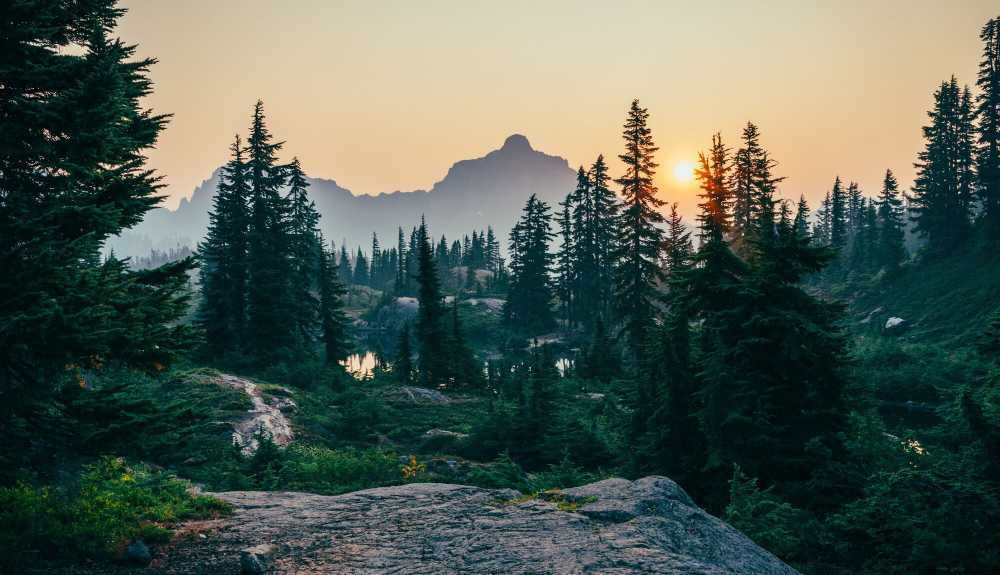
#> input picture photos/forest.jpg, 2000 x 1150 px, found by its file name (shown at 1/2 size)
$ python transformations.py
#> lines starting #> are read from the running program, lines starting #| are printed output that depends on the picture
import cv2 as cv
import numpy as np
import matplotlib.pyplot as plt

img = cv.imread('photos/forest.jpg', 0)
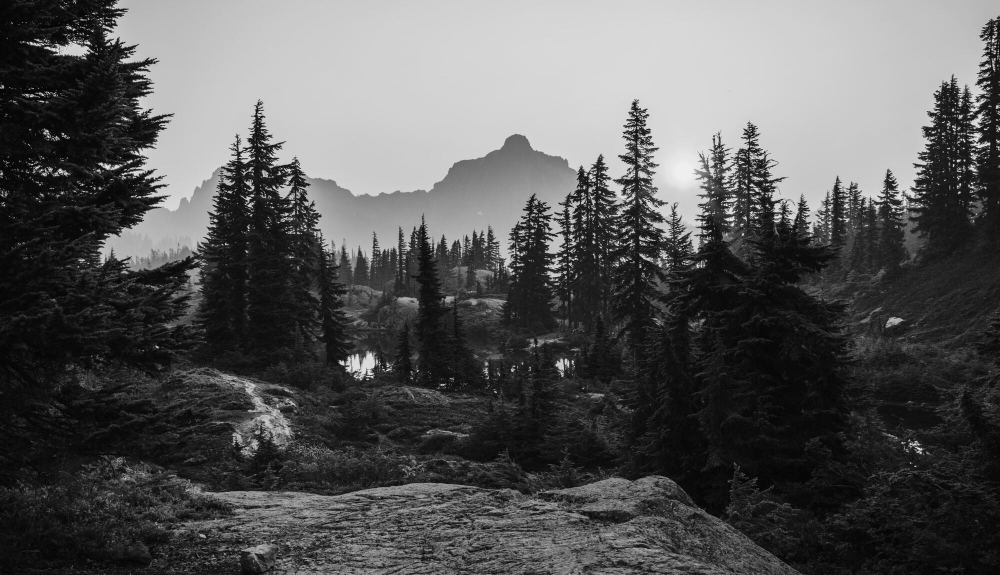
#> img: shape (1150, 2000) (shown at 1/2 size); min 0, max 255, mean 87.4
rows,cols = img.shape
#> rows = 1150; cols = 2000

#Main interpolation methods: cv.INTER_AREA, cv.INTER_CUBIC and cv.INTER_LINEAR
res = cv.resize(img, None, fx=0.5, fy=0.5, interpolation=cv.INTER_CUBIC)
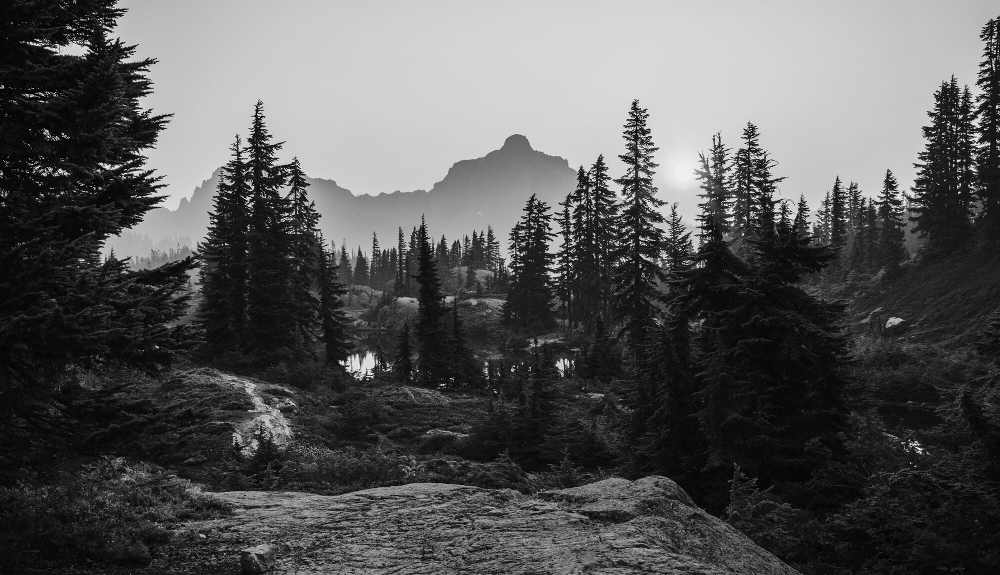
#> res: shape (575, 1000); min 0, max 255, mean 87.4

#Translates object's location
M = np.float32([[1,0,100],[0,1,50]])
dst = cv.warpAffine(img,M,(cols,rows))
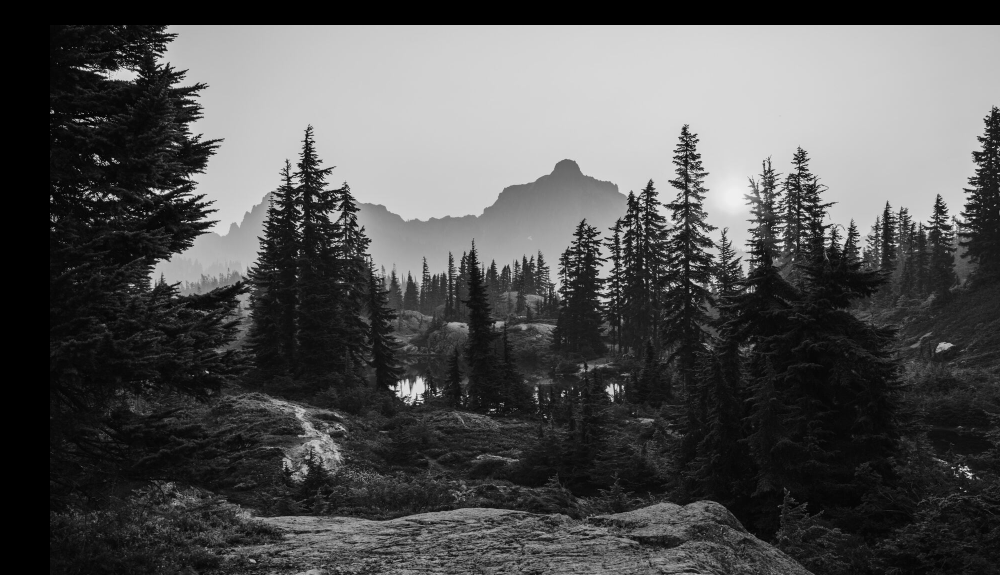
#> dst: shape (1150, 2000) (shown at 1/2 size); min 0, max 255, mean 82.4

#Rotates an image, cols-1 and rows-1 are coordinate limits
M = cv.getRotationMatrix2D(((cols-1)/2.0,(rows-1)/2.0),90,1)
rot = cv.warpAffine(img,M,(cols,rows))
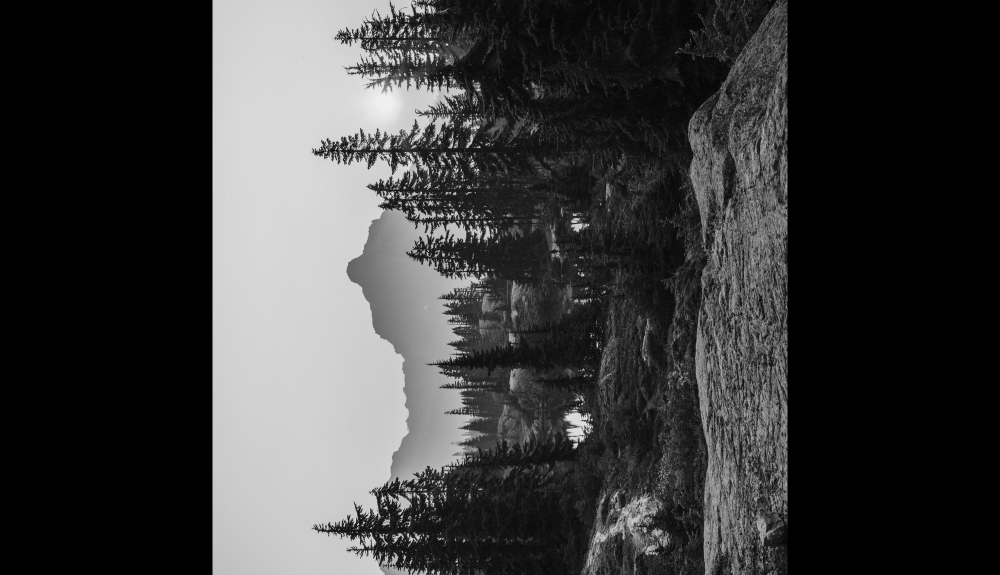
#> rot: shape (1150, 2000) (shown at 1/2 size); min 0, max 255, mean 59.3

#Perspective change, create an image with the output as a matrix.
pts1 = np.float32([[56,65],[368,52],[28,387],[389,390]])
pts2 = np.float32([[0,0],[300,0],[0,300],[300,300]])
M = cv.getPerspectiveTransform(pts1,pts2)
dst = cv.warpPerspective(img,M,(300,300))
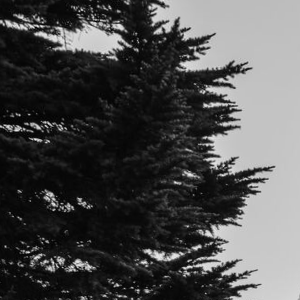
#> dst: shape (300, 300); min 0, max 242, mean 77
plt.subplot(121),plt.imshow(img),plt.title('Input')
plt.subplot(122),plt.imshow(dst),plt.title('Output')
plt.show()

cv.imshow('Resized Image', res)
cv.imshow('Translated',dst)
cv.imshow('Rotated', rot)


cv.waitKey(0)

$ run again, with photos/city.jpg copied over photos/forest.jpg
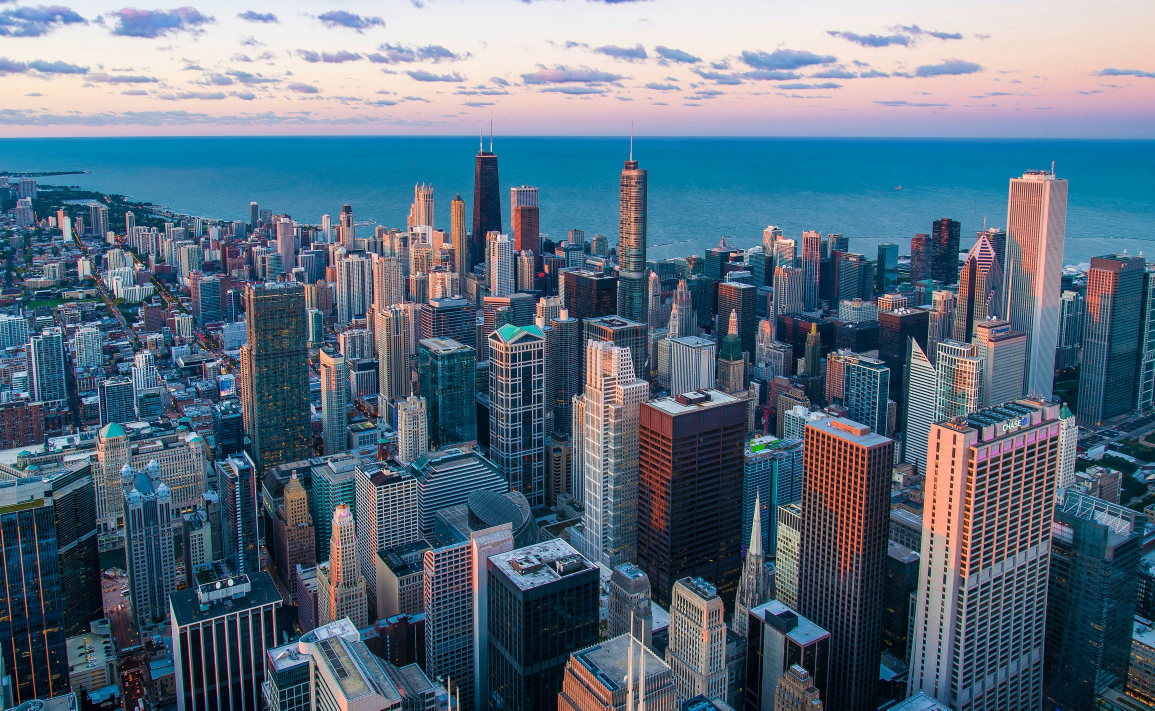
#> input picture photos/city.jpg, 3465 x 2131 px, found by its file name (shown at 1/3 size)
#> `rot = cv.warpAffine(img,M,(cols,rows))`:
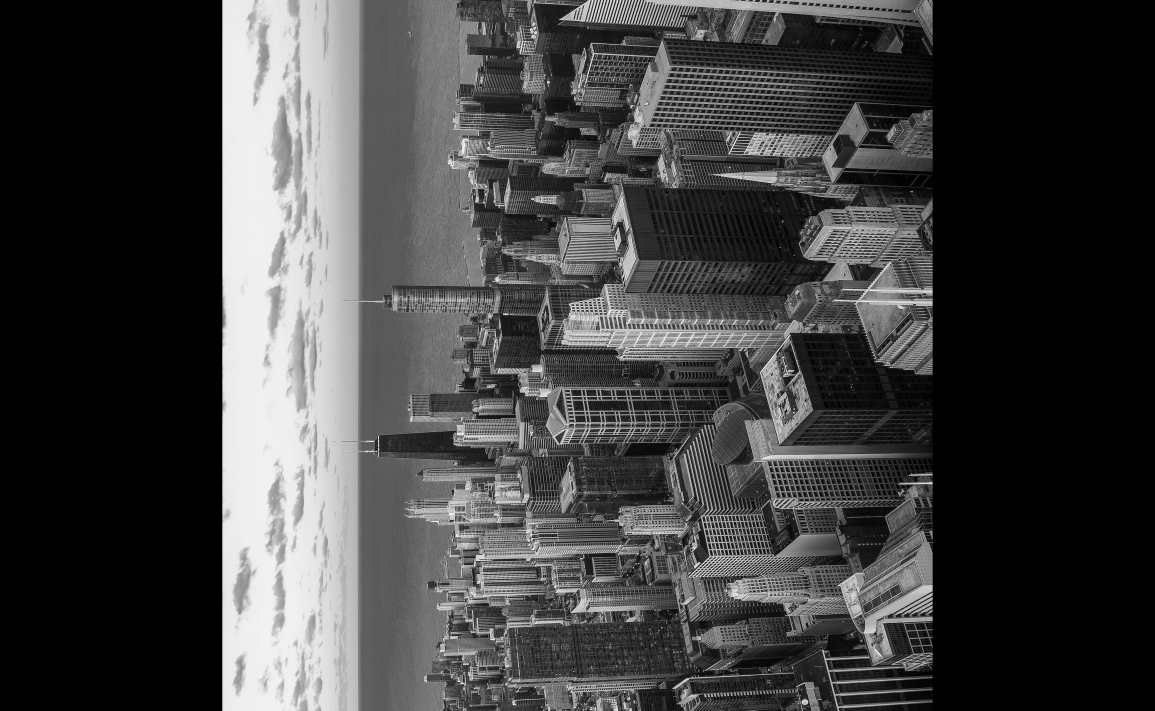
#> rot: shape (2131, 3465) (shown at 1/3 size); min 0, max 255, mean 65.5
#> `dst = cv.warpPerspective(img,M,(300,300))`:
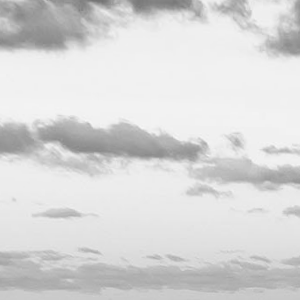
#> dst: shape (300, 300); min 115, max 247, mean 215.6
